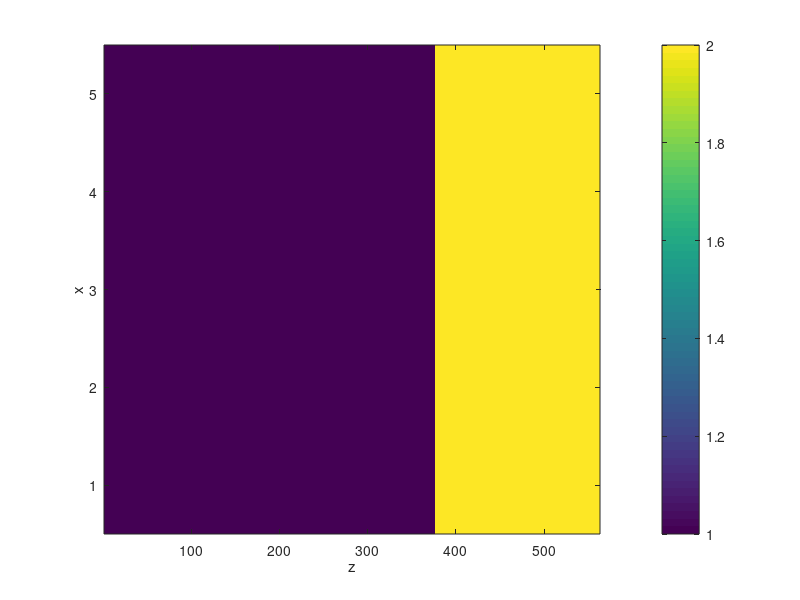

MATLAB code for this plot: (Note: this script raises an error after producing the figure.)
% testing jelena's bloch code

% trying to recreate results from fig 1 in opt lett. paper
% which is a 2 layer quarterwave bragg reflector

% Jelena's FDFD 2D complex-k mode solver
% Version 3
% May 15, 2014
% Includes: Perfect Electric or Magnetic Boundary Conditions, Periodic
% Boundary Conditions, Pefectly Matched Layers (PMLs)
%
% INPUTS:
% n: matrix of refractive indices for the structure
% d: discretization size (nm)
% k0: free-space wavevector (1/nm)
% modes: number of modes to find
% guessk: guess value of complex k
% BC: y boundary condition (PMC=1 or PEC=0) 
% PML_options(1): PML in y direction (yes=1 or no=0)
% PML_options(2): length of PML layer in nm
% PML_options(3): strength of PML in the complex plane
% PML_options(4): PML polynomial order (1, 2, 3...)
%
% OUTPUTS:
% Phi_1D: matrix of all Phi-field solutions (E = e^(jkx)*Phi) in 1D form for desired structure
% k: vector of complex wavevector values calulated

% all units nm

close all; clc; clear;

% -------------------------------------------------------------------------
% PARAMETERS

% indices
n1 = 1;
n2 = 2;

% here I want the period to be a perfect integer number of steps
% pick discretization first
dxz = 1; % nm, same discretization in x and z

m = round(1500/ (4*dxz/(1/n1+1/n2)));

% wavelength
lambda0 = m*dxz*4/(1/n1+1/n2);     % in nm, see notes for why i chose this
k0 = 2*pi/lambda0;

% now i can calculate dimensions of entire space
X = 5;
z1 = lambda0/(4*n1);
z2 = lambda0/(4*n2);
a = z1 + z2; % bloch period
Z = a;

% make x & z space vectors
Z/dxz
nX = round(X/dxz); nZ = round(Z/dxz); % number of data points
x_vec = (-nX/2:nX/2-1).*dxz;
z_vec = (0:nZ-1).*dxz;

% -------------------------------------------------------------------------
% INDEX UNIT CELL

% index refraction
n = n1*ones(nX,nZ);     % dimensions (x, z)
n( :, z_vec >= z1 ) = n2;

% display
figure; imagesc(n); set(gca,'Ydir','normal'); colorbar;
xlabel('z'); ylabel('x');

% -------------------------------------------------------------------------
% RUN MODESOLVER

% inputs
k0 = 1/a;           % testing somethin
% guessk = 5*pi/(8*a);
modes = 1;
BC = 1; % 0 = PEc, 1 = PMC
k0_all = linspace(1.0*k0*a, 1*k0*a, 40)./a;
k0_all = k0;
guessk = linspace(0.1*k0, k0*2, 200);
k_all = zeros(size(k0_all));

% pml options
h_pml = 50; % nm
PML_options = [0 h_pml 600 2];

for ii = 1:length(k0_all);
    
    fprintf('\nLoop %i of %i \n', ii, length(k0_all));
    
    % run modesolver
    % try different values of guessk
    for i_guessk = 1:length(guessk)
        
        try
            [Phi_1D, k] = complexk_mode_solver_2D_PML(n,dxz,k0_all(ii),modes,guessk(i_guessk),BC,PML_options);
        catch
            fprintf('Guess k of %s * k_0 did not work\n', guessk(i_guessk)/k0);
            continue    % continue looping until a mode is found
        end
        k_all(ii) = k(1);   % assuming the 1st solved k is the mode?
        guessk = k(1);
    
    end
%     if guessk > pi/a
% %         break
%         guessk = pi/a
%     end

end
    
% -------------------------------------------------------------------------
% PLOTTING

% reshape/normalize field
field = reshape(Phi_1D(:,1), fliplr(size(n)));  % dimensions are z, x
field = field.';    % swap dimensions
field = field./max(abs(field(:)));

% plot field for one period
figure; imagesc(imag(field)); set(gca, 'Ydir','normal'); colorbar;
title('Field, imag, one cell');
colormap(jet); 
caxis([-max(max(abs(imag(field)))) max(max(abs(imag(field))))]); 

% plot field across several periods
n_periods = 10;
field = repmat(field,1,n_periods);
z = linspace(0, n_periods*a, size(field,2) );
plane_wave = exp(1i*k(1).*z);
plane_wave = repmat(plane_wave,size(field,1),1);
tot_field = field.*plane_wave;

% plot imag
figure; imagesc(imag(tot_field) ); set(gca, 'Ydir','normal'); colorbar;
colormap(jet);
title('total field, imag');

% plot real
figure; imagesc(real(tot_field) ); set(gca, 'Ydir','normal'); colorbar;
colormap(jet);
title('total field, real');

% plot abs
figure; imagesc(abs(tot_field) ); set(gca, 'Ydir','normal'); colorbar;
colormap(jet);
title('total field, abs');



k

% plot vs. k
figure;
plot( real(k_all)*a, k0_all*a, 'r-o'); hold on;
plot( imag(k_all)*a, k0_all*a, 'b-o');
legend('real', 'imag');
xlabel('ka'); ylabel('k_0a');
makeFigureNice();
